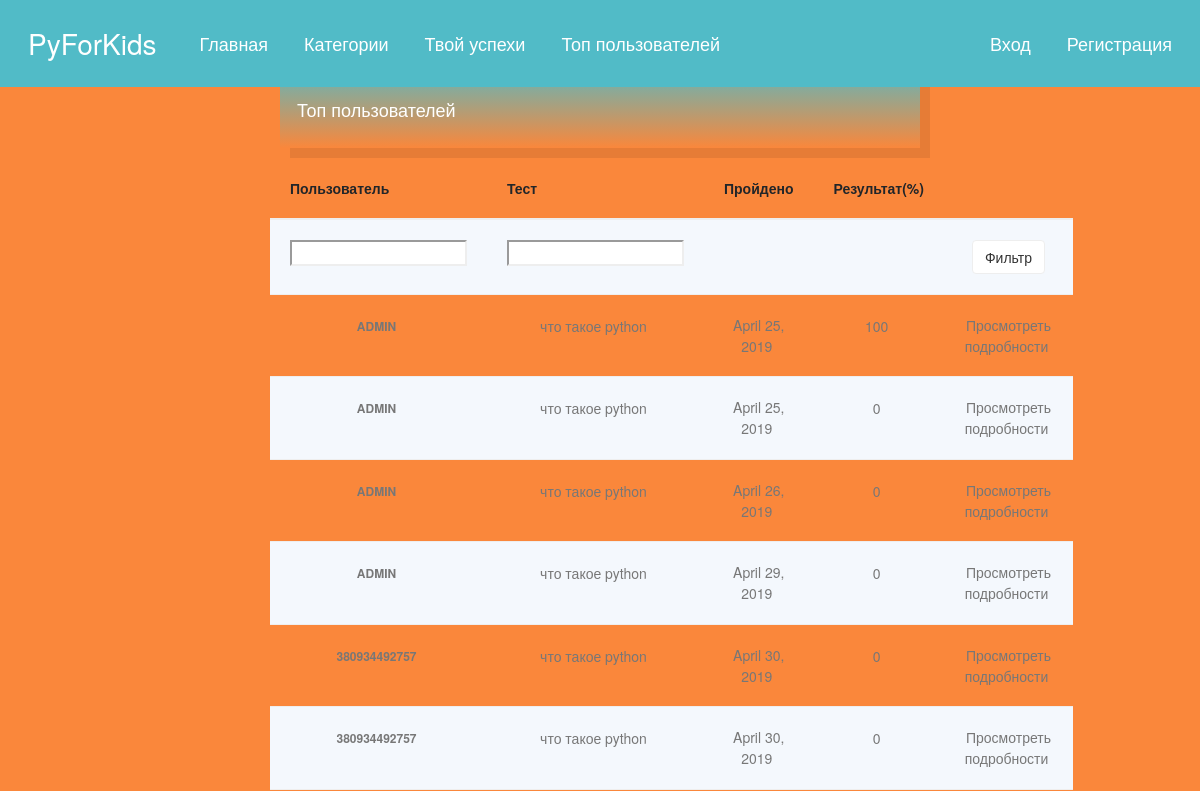
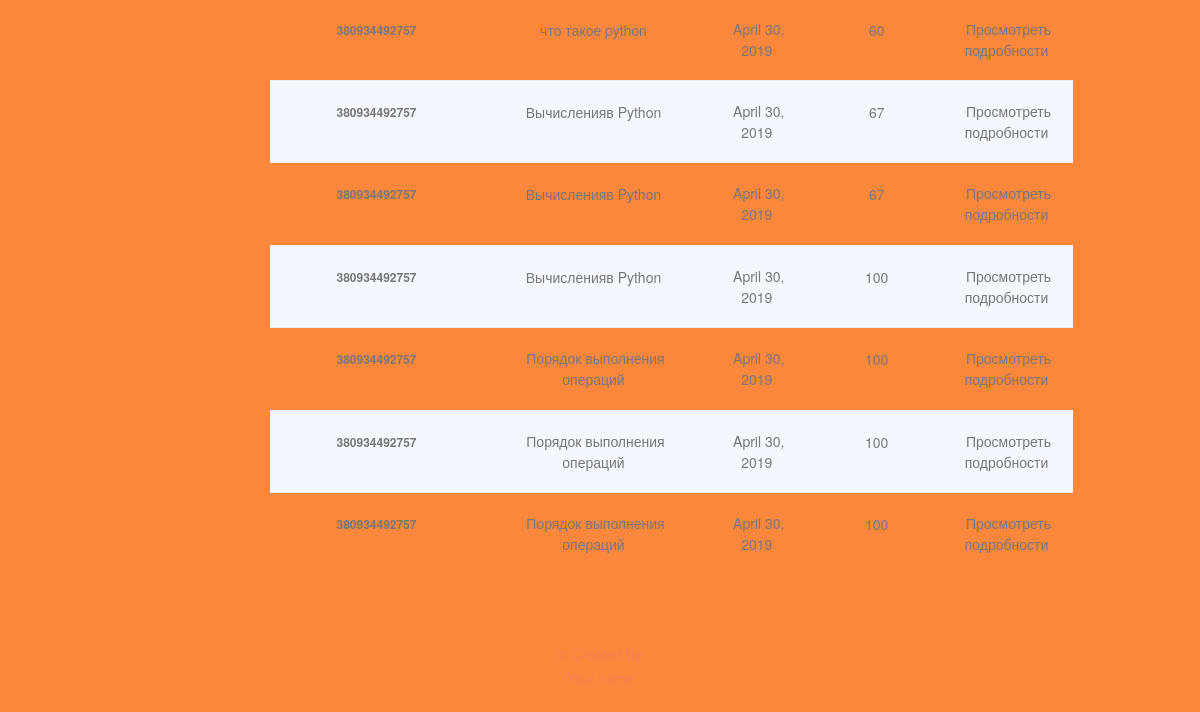
/marking/, run on an earlier commit of the app's database (2 pictures, top to bottom).
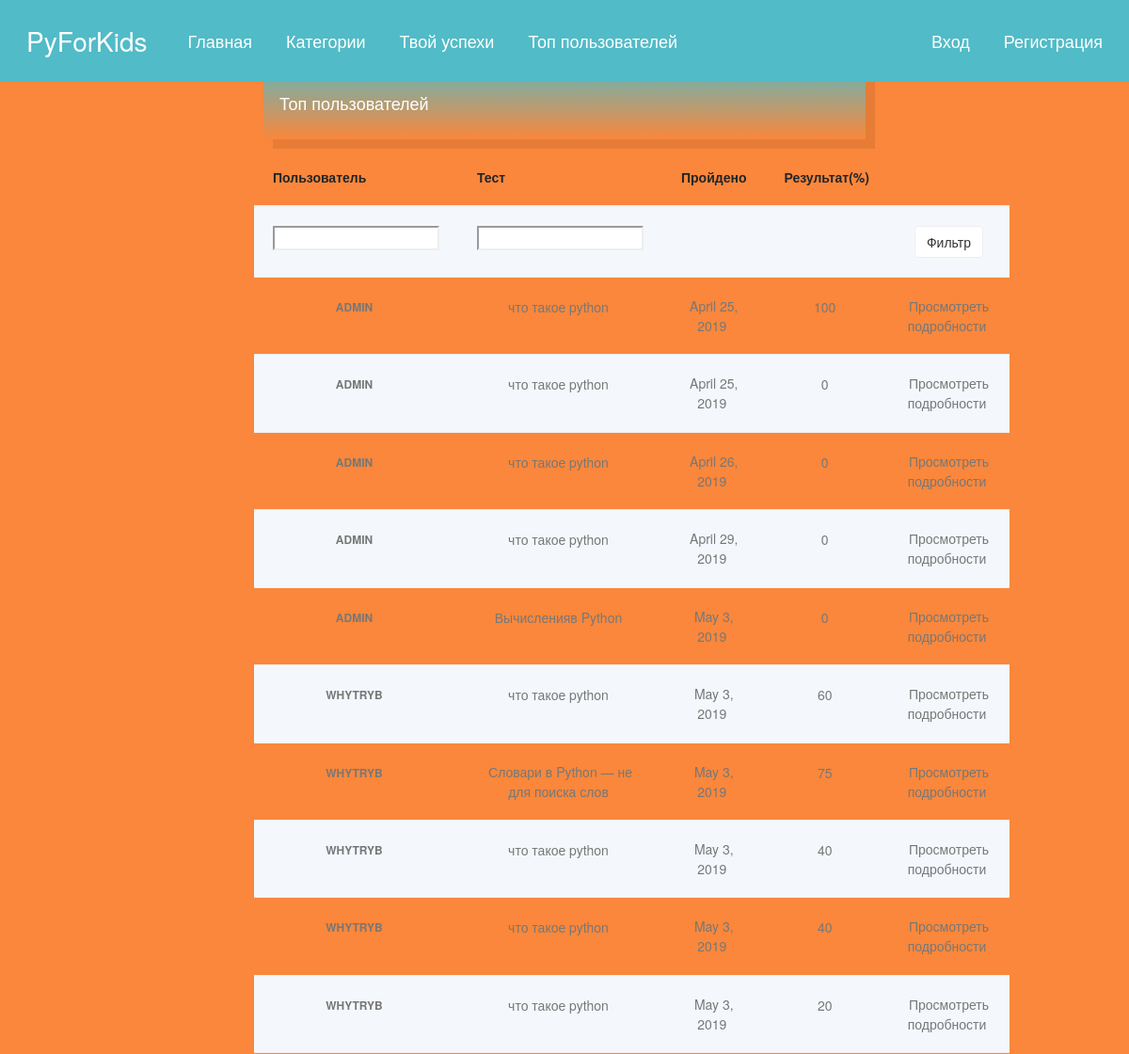
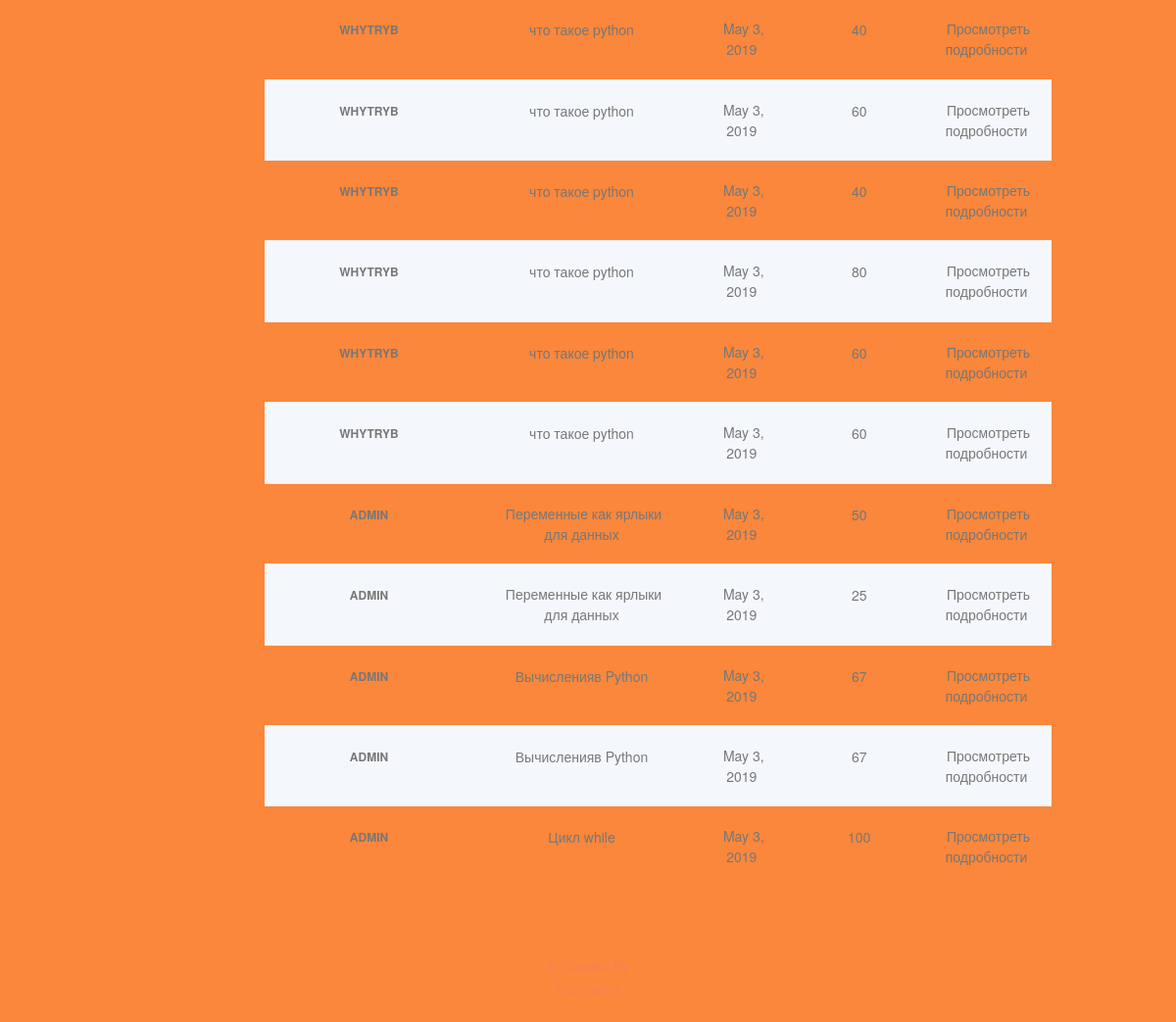
And on a later commit of the database (2 pictures, top to bottom).
### quiz/models.py (models this page shows, shortened)
class Sitting(models.Model):
    user = models.ForeignKey(settings.AUTH_USER_MODEL, verbose_name=_("User"), on_delete=models.CASCADE)
    quiz = models.ForeignKey(Quiz, verbose_name=_("Quiz"), on_delete=models.CASCADE)
    question_order = models.CharField(
        max_length=1024,
        verbose_name=_("Question Order"),
        validators=[validate_comma_separated_integer_list])
    question_list = models.CharField(
        max_length=1024,
        verbose_name=_("Question List"),
        validators=[validate_comma_separated_integer_list])
    incorrect_questions = models.CharField(
        max_length=1024,
        blank=True,
        verbose_name=_("Incorrect questions"),
        validators=[validate_comma_separated_integer_list])
    current_score = models.IntegerField(verbose_name=_("Current Score"))
    complete = models.BooleanField(default=False, blank=False,
                                   verbose_name=_("Complete"))
    user_answers = models.TextField(blank=True, default='{}',
                                    verbose_name=_("User Answers"))
    start = models.DateTimeField(auto_now_add=True,
                                 verbose_name=_("Start"))
    end = models.DateTimeField(null=True, blank=True, verbose_name=_("End"))
    objects = SittingManager()
    class Meta:
        permissions = (("view_sittings", _("Можно видеть законченные экзамены.")),)
    def _question_ids(self):
        return [int(n) for n in self.question_order.split(',') if n]
    @property
    def get_percent_correct(self):
        dividend = float(self.current_score)
        divisor = len(self._question_ids())
        if divisor < 1:
            return 0            # prevent divide by zero error
        if dividend > divisor:
            return 100
        correct = int(round((dividend / divisor) * 100))
        if correct >= 1:
            return correct
        else:
            return 0

@python_2_unicode_compatible
class Quiz(models.Model):
    title = models.CharField(
        verbose_name=_("Title"),
        max_length=60, blank=False)
    description = models.TextField(
        verbose_name=_("Description"),
        blank=True, help_text=_("Описание вопроса"))
    description_dop = models.TextField(
        verbose_name=_("Description_dop"),
        blank=True, help_text=_("заголовок перед Тестом"))
    description_formul = models.TextField(
        verbose_name=_("Description_formul"),
        blank=True, help_text=_("Формула перед тестом"))
    description_formul_1 = models.TextField(
        verbose_name=_("Description_formul"),
        blank=True, help_text=_("Формула перед тестом 2"))
    description_formul_2 = models.TextField(
        verbose_name=_("Description_formul"),
        blank=True, help_text=_("Формула перед тестом 3"))
    description_formul_3 = models.TextField(
        verbose_name=_("Description_formul"),
        blank=True, help_text=_("Формула перед тестом 4"))
    description_dop_1 = models.TextField(
        verbose_name=_("Description_dop"),
        blank=True, help_text=_("заголовок перед Тестом 2"))
    description_dop_2 = models.TextField(
        verbose_name=_("Description_dop"),
        blank=True, help_text=_("заголовок перед Тестом 3"))
    description_full = models.TextField(
        verbose_name=_("Description_Full"),
        blank=True, help_text=_("Обьяснение перед Тестом 1"))
    description_full_2 = models.TextField(
        verbose_name=_("Description_Full"),
        blank=True, help_text=_("Обьяснение перед Тестом 2"))
    description_full_3 = models.TextField(
        verbose_name=_("Description_Full"),
        blank=True, help_text=_("Обьяснение перед Тестом 3"))
    url = models.SlugField(
        max_length=60, blank=False,
        help_text=_("юзер френдли вид url"),
        verbose_name=_("user friendly url"))
    category = models.ForeignKey(
        Category, null=True, blank=True,
        verbose_name=_("Category"), on_delete=models.CASCADE)
    random_order = models.BooleanField(
        blank=False, default=False,
        verbose_name=_("Random Order"),
        help_text=_("Показать вопросы в случайном порядке или как они установлены?"))
    max_questions = models.PositiveIntegerField(
        blank=True, null=True, verbose_name=_("Max Questions"),
        help_text=_("Количество вопросов, на которые нужно ответить при каждой попытке."))
    answers_at_end = models.BooleanField(
        blank=False, default=False,
        help_text=_("Правильный ответ НЕ показывается после вопроса"),
        verbose_name=_("Answers at end"))
    exam_paper = models.BooleanField(
        blank=False, default=False,
        help_text=_("Если да, то результат каждой попытки пользователя будет сохрянятся. Необходимо для маркировки."),
        verbose_name=_("Exam Paper"))
    single_attempt = models.BooleanField(
        blank=False, default=False,
        help_text=_("Если да, то только одна попытка пользователю будет разрешена "),
        verbose_name=_("Single Attempt"))
    pass_mark = models.SmallIntegerField(
        blank=True, default=0,
        verbose_name=_("Pass Mark"),
        help_text=_("Процент, необходимый для сдачи экзамена."),
        validators=[MaxValueValidator(100)])
    success_text = models.TextField(
        blank=True, help_text=_("Отображается, если пользователь проходит тест"),
        verbose_name=_("Success Text"))
    fail_text = models.TextField(
        verbose_name=_("Fail Text"),
        blank=True, help_text=_("Отображается в случае ошибки пользователя."))
    draft = models.BooleanField(
        blank=True, default=False,
        verbose_name=_("Draft"),
        help_text=_("Если да, тест не отображается "
                     "в списке тестов"))
    class Meta:
        verbose_name = _("Quiz")
        verbose_name_plural = _("Quizzes")
    def __str__(self):
        return self.title

### quiz/views.py (the view)
class QuizMarkingList(QuizMarkerMixin, SittingFilterTitleMixin, ListView):
    model = Sitting
    def get_queryset(self):
        queryset = super(QuizMarkingList, self).get_queryset()\
                                               .filter(complete=True)
        user_filter = self.request.GET.get('user_filter')
        if user_filter:
            queryset = queryset.filter(user__username__icontains=user_filter)
        return queryset

### quiz/views.py (called while the page is built)
    def dispatch(self, *args, **kwargs):
        return super(QuizMarkerMixin, self).dispatch(*args, **kwargs)

    def get_queryset(self):
        queryset = super(SittingFilterTitleMixin, self).get_queryset()
        quiz_filter = self.request.GET.get('quiz_filter')
        if quiz_filter:
            queryset = queryset.filter(quiz__title__icontains=quiz_filter)
        return queryset

### quiz/templates/quiz/sitting_list.html (shortened to what this page needs)
{% extends 'base.html' %}
{% load i18n %}
{% block content %}
    <div class="ui-56">
      {% if sitting_list %}
              <div class="bg-orange white box-shadow mar">
                      <h2>Топ пользователей</h2>
                </div>
			<div class="table-responsives ">
				<table class="table table-striped">
                 <thead>
					<tr>
                          <th>Пользователь</th>
                          <th>Тест</th>
                          <th>Пройдено</th>
                          <th>Результат(%)</th>
                          <th></th>
					</tr>
                 </thead>
                <tbody>
                <tr>
                  <form action="" method="GET">
                    <td><input type="text" name="user_filter" /></td>
                    <td><input type="text" name="quiz_filter" /></td>
                    <td></td>
                    <td></td>
                    <td><button type="submit" class="btn btn-default">Фильтр</button></td>
                  </form>
                </tr>
                    {% for sitting in sitting_list %}
					<tr>
						<td><a data-toggle="tooltip" title="Soemthing">{{ sitting.user }}</a></td>
						<td><a data-toggle="tooltip" title="Soemthing" >{{ sitting.quiz }}</a></td>
						<td><a data-toggle="tooltip" title="Soemthing" >{{ sitting.end|date }}</a></td>
                        <td><a data-toggle="tooltip" title="Soemthing" >{{ sitting.get_percent_correct }}</a></td>
						<td><a data-toggle="tooltip" title="Soemthing"><a href="{% url 'quiz_marking_detail' pk=sitting.id %}">
				  Просмотреть подробности
				</a></a></td>
					</tr>
					{% endfor %}
				</table>
			</div>
          </div>
    {% else %}
        <p>Пусто....</p>
    {% endif %}
{% endblock %}

### quiz/templates/base.html (shortened to what this page needs)
{% load i18n %}
{% load static %}
<!DOCTYPE html>
<head>
<link rel="stylesheet" href="https://maxcdn.bootstrapcdn.com/bootstrap/4.0.0/css/bootstrap.min.css">
<link rel="stylesheet" href="{% static 'css/main_quizz.css' %}">
<link rel="stylesheet" href="{% static 'css/style-12.css' %}">
<link rel="stylesheet" href="{% static 'css/style-297.css' %}">
<link rel="stylesheet" href="{% static 'css/style-56.css' %}">
<link rel="stylesheet" href="https://stackpath.bootstrapcdn.com/bootstrap/4.3.1/css/bootstrap.min.css">
<link rel="stylesheet" href="//netdna.bootstrapcdn.com/bootstrap/3.1.1/css/bootstrap.min.css">
</head>
<body>
<nav class="navbar navbar-expand-md navbar-dark nav navbar-fixed-top">
    <div class="navbar-collapse collapse w-100 order-1 order-md-0 dual-collapse2">
			<a class="navbar-brand" href="/">PyForKids</a>
        <ul class="navbar-nav mr-auto">
			           <li class="nav-item">
        		<a class="nav-link" href="/">Главная</a>
      		</li>
		    <li class="nav-item">
		    	<a class="nav-link" href="{% url 'quiz_category_list_all' %}">Категории</a>
		    </li>
			<li class="nav-item">
		    	<a class="nav-link" href="{% url 'quiz_progress' %}">Твой успехи</a>
		    </li>
			<li class="nav-item">
		    	<a class="nav-link" href="{% url 'quiz_marking' %}">Топ пользователей</a>
		    </li>
        </ul>
    </div>
    <div class="mr-auto order-0">
        <ul class="navbar-nav mx-auto">
			{% if not user.is_authenticated %}
			<li class="nav-item right-nav justify-content-right">
		    	<a class="nav-link" href="{% url 'login' %}">Вход</a>
		    </li>
			<li class="nav-item">
		    	<a class="nav-link" href="{% url 'registration' %}">Регистрация</a>
		    </li>
			{% else %}
			<li class="nav-item right-nav justify-content-right">
				<a class="nav-link">	{{ user.username }}</a>
			</li>
			{% endif %}
        </ul>
    </div>
</nav>
{% block content %}
{% endblock %}
<footer class="page-footer font-small orange">
  <div class="footer-copyright text-center py-3 fot">© Created By
    <p> Your name</p>
  </div>
</footer>
</body>
</html>

### quiz/static/css/main_quizz.css (style rules this page uses)
body { color: black; font-size: 13px; line-height: 23px; background: #fa873b !important; font-family: 'Open Sans', sans-serif; -webkit-font-smoothing: antialiased; }
.nav { font-size: 18px !important; background: #51bbc7 !important; }
.navbar-brand { margin:13px; font-size: 28px !important; }
.navbar-dark .navbar-nav .nav-link { color: white !important; }
html, body { height: 100%; }
li { margin:13px; }
.table-responsives { text-align: center; display: block; margin-left: auto; margin-right: auto }
.mar { margin: 10px; }

### quiz/static/css/style-12.css (style rules this page uses)
body { color: #666666; font-size: 13px; line-height: 23px; background: #fff; font-family: 'Open Sans', sans-serif; -webkit-font-smoothing: antialiased; }
h1, h2, h3, h4 { color: #666; font-family: 'Open Sans', sans-serif; font-weight: 600; margin: 2px 0px; padding: 0px; }
h2 { font-size: 25px; line-height: 40px; }
p { margin: 2px 0px; padding: 0px; margin-bottom:5px; line-height:28px; }
a { text-decoration: none; color: #777; }
.orange { color: #f78153 !important; }
.bg-orange { background-color: #f78153 !important; }
body { background:#f4f8fd; }

### quiz/static/css/style-297.css (style rules this page uses)
body { color: #666666; font-size: 13px; line-height: 23px; background: #fff; font-family: 'Open Sans', sans-serif; -webkit-font-smoothing: antialiased; }
h1, h2, h3, h4, h5, h6 { color: #666; font-family: 'Open Sans', sans-serif; font-weight: 600; margin: 2px 0px; padding: 0px; }
h2 { font-size: 25px; line-height: 40px; }
p { margin: 2px 0px; padding: 0px; margin-bottom:5px; line-height:28px; }
a { text-decoration: none; color: #777; }
.white { color: #ffffff !important; }
.orange { color: #f78153 !important; }
.bg-orange { background: linear-gradient(0deg, #fa873b, #51bbc7) !important; }
.btn { border-radius: 2px; position: relative; }
.box-shadow { padding:10px 17px; box-shadow:10px 10px 0px 0px rgba(0,0,0,0.08); }

### quiz/static/css/style-56.css (style rules this page uses)
body { color: #666666; font-size: 13px; line-height: 23px; background: #fff; font-family: 'Open Sans', sans-serif; -webkit-font-smoothing: antialiased; }
h1, h2, h3, h4, h5, h6 { color: #666; font-family: 'Open Sans', sans-serif; font-weight: 600; margin: 2px 0px; padding: 0px; }
h2 { font-size: 25px; line-height: 40px; }
p { margin: 2px 0px; padding: 0px; margin-bottom:5px; line-height:28px; }
a { text-decoration: none; color: #777; }
.white { color: #ffffff !important; }
.orange { color: #f78153 !important; }
.bg-orange { background-color: #f78153 !important; }
.btn { border-radius: 2px; position: relative; }
.ui-56 { max-width:680px; margin:60px auto; padding:0px 10px; }
.ui-56 h2 { font-size:18px; line-height:38px; margin-bottom:10px; }
.ui-56 .table * { border-color:#eee; }
.ui-56 .table-striped>tbody>tr:nth-child(odd) { background-color: #f4f8fd; }
.ui-56 .table th, .ui-56 .table td { padding:20px; }
.ui-56 .table td a { color:#777; }
.ui-56 .table td:first-child { font-size:12px; text-transform:uppercase; color:#666; font-weight:600; }

What changed in the data, as far as the page shows it:
removed Sitting: user "380934492757", quiz "что такое python", end "April 30, 2019", get_percent_correct "0"
removed Sitting: user "380934492757", quiz "что такое python", end "April 30, 2019", get_percent_correct "0"
removed Sitting: user "380934492757", quiz "что такое python", end "April 30, 2019", get_percent_correct "60"
removed Sitting: user "380934492757", quiz "Вычисленияв Python", end "April 30, 2019", get_percent_correct "67"
removed Sitting: user "380934492757", quiz "Вычисленияв Python", end "April 30, 2019", get_percent_correct "67"
removed Sitting: user "380934492757", quiz "Вычисленияв Python", end "April 30, 2019", get_percent_correct "100"
removed Sitting: user "380934492757", quiz "Порядок выполнения операций", end "April 30, 2019", get_percent_correct "100"
removed Sitting: user "380934492757", quiz "Порядок выполнения операций", end "April 30, 2019", get_percent_correct "100"
removed Sitting: user "380934492757", quiz "Порядок выполнения операций", end "April 30, 2019", get_percent_correct "100"
now on this page (row edited): Sitting: user "ADMIN", quiz "Вычисленияв Python", end "May 3, 2019", get_percent_correct "0"
added Sitting: user "WHYTRYB", quiz "что такое python", end "May 3, 2019", get_percent_correct "60"
added Sitting: user "WHYTRYB", quiz "Словари в Python — не для поиска слов", end "May 3, 2019", get_percent_correct "75"
added Sitting: user "WHYTRYB", quiz "что такое python", end "May 3, 2019", get_percent_correct "40"
added Sitting: user "WHYTRYB", quiz "что такое python", end "May 3, 2019", get_percent_correct "40"
added Sitting: user "WHYTRYB", quiz "что такое python", end "May 3, 2019", get_percent_correct "20"
added Sitting: user "WHYTRYB", quiz "что такое python", end "May 3, 2019", get_percent_correct "40"
added Sitting: user "WHYTRYB", quiz "что такое python", end "May 3, 2019", get_percent_correct "60"
added Sitting: user "WHYTRYB", quiz "что такое python", end "May 3, 2019", get_percent_correct "40"
added Sitting: user "WHYTRYB", quiz "что такое python", end "May 3, 2019", get_percent_correct "80"
added Sitting: user "WHYTRYB", quiz "что такое python", end "May 3, 2019", get_percent_correct "60"
added Sitting: user "WHYTRYB", quiz "что такое python", end "May 3, 2019", get_percent_correct "60"
added Sitting: user "ADMIN", quiz "Переменные как ярлыки для данных", end "May 3, 2019", get_percent_correct "50"
added Sitting: user "ADMIN", quiz "Переменные как ярлыки для данных", end "May 3, 2019", get_percent_correct "25"
added Sitting: user "ADMIN", quiz "Вычисленияв Python", end "May 3, 2019", get_percent_correct "67"
added Sitting: user "ADMIN", quiz "Вычисленияв Python", end "May 3, 2019", get_percent_correct "67"
added Sitting: user "ADMIN", quiz "Цикл while", end "May 3, 2019", get_percent_correct "100"
